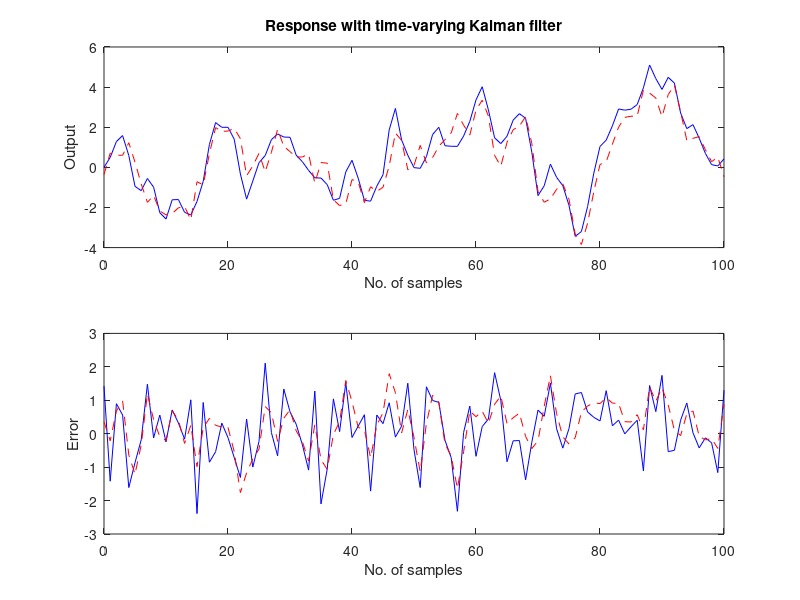
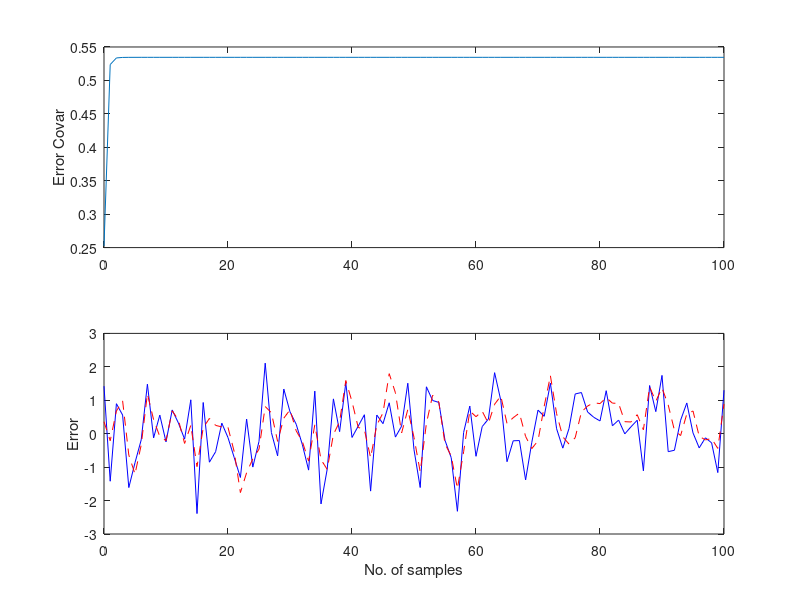

Write MATLAB code to recreate these figures, in order.
clc;
clear all;
close all;
A = [1.1269   -0.4940    0.1129,
     1.0000         0         0,
          0    1.0000         0];

B = [-0.3832
      0.5919
      0.5191];

C = [1 0 0];

D = 0;
Q=2.3;
R=1;
t = (0:100)';
u = sin(t/5);
w = sqrt(Q)*randn(length(t),1);
v = sqrt(R)*randn(length(t),1);
sys = ss(A,B,C,D,-1);
y = lsim(sys,u+w);   % w = process noise
yv = y + v;          % v = measured noise
P=B*Q*B';         % Initial error covariance
x=zeros(3,1);     % Initial condition on the state
ye = zeros(length(t),1);
ycov = zeros(length(t),1);
errcov = zeros(length(t),1);

for i=1:length(t)
  % Measurement update
  Mn = P*C'/(C*P*C'+R);
  x = x + Mn*(yv(i)-C*x);  % x[n|n]
  P = (eye(3)-Mn*C)*P;     % P[n|n]

  ye(i) = C*x;
  errcov(i) = C*P*C';

  % Time update
  x = A*x + B*u(i);        % x[n+1|n]
  P = A*P*A' + B*Q*B';     % P[n+1|n]
end
figure;
subplot(211), plot(t,y,'b',t,ye,'r--'),
xlabel('No. of samples'), ylabel('Output')
title('Response with time-varying Kalman filter')
subplot(212), plot(t,y-yv,'b',t,y-ye,'r--'),
xlabel('No. of samples'), ylabel('Error')
figure;
subplot(211)
plot(t,errcov), ylabel('Error Covar')
subplot(212), plot(t,y-yv,'b',t,y-ye,'r--'),
xlabel('No. of samples'), ylabel('Error'),
MeasErr = y-yv;
MeasErrCov = sum(MeasErr.*MeasErr)/length(MeasErr);
EstErr = y-ye;
EstErrCov = sum(EstErr.*EstErr)/length(EstErr);
MeasErrCov
EstErrCov
